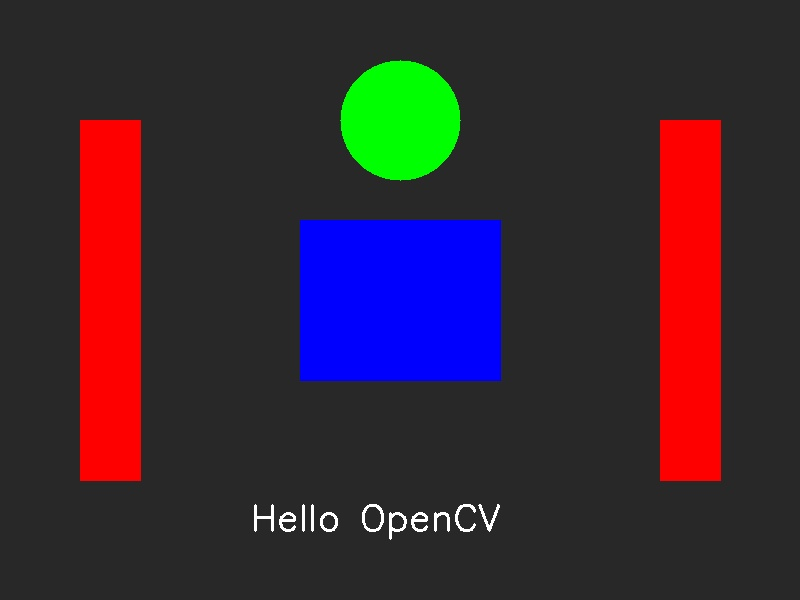
//> input picture lecture2/part_3/assets/demo.jpg, 800 x 600 px
$ ./homework   (built with g++ and OpenCV 4)
//> lines starting //> are read from the running program, lines starting //| are printed output that depends on the picture; after the words box and inside, x2 and y2 are one past the last pixel; in counts of white or black regions, pixels touching at a corner belong together
#include <iostream>
#include <opencv2/opencv.hpp>
int main()
{
    cv::Mat img=cv::imread("../assets/demo.jpg");
//> img is the input picture: 600 rows x 800 cols, CV_8UC3; mean B, G, R 50.6, 39.5, 56.8
    if(img.empty())
    {
        std::cout<<"读取图片失败！检查路径"<<std::endl;
        return -1;
    }
    cv::Mat gray_img;
    cv::cvtColor(img,gray_img,cv::COLOR_BGR2GRAY);
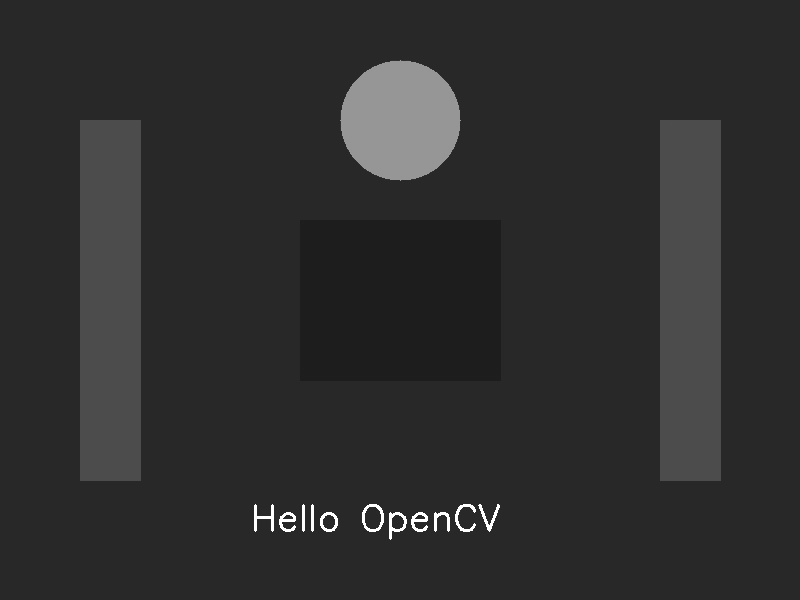
//> gray_img: 600 rows x 800 cols, CV_8UC1; min 27, max 255, mean 45.9
    cv::imwrite("gray.jpg",gray_img);
    std::cout<<"灰度图已保存 gray.jpg"<<std::endl;
    cv::circle(gray_img,cv::Point(400,300),60,cv::Scalar(255),3);
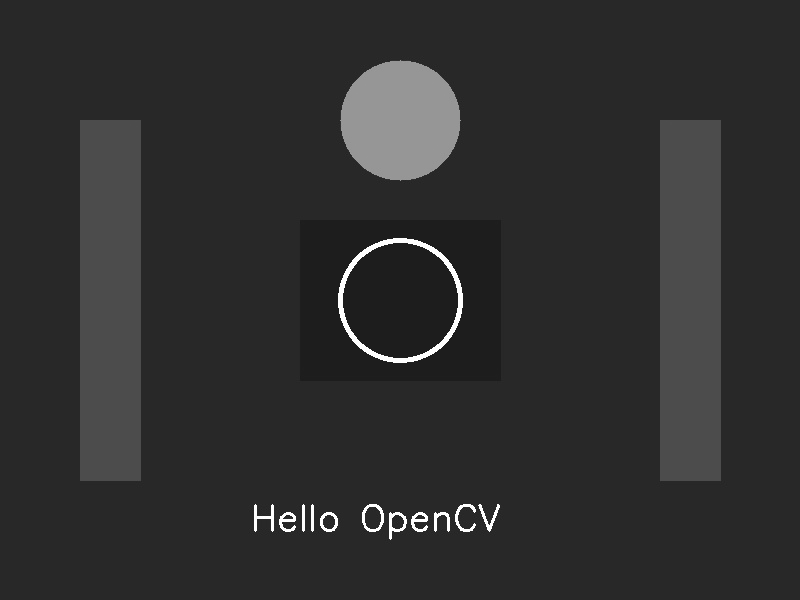
//> gray_img: 600 rows x 800 cols, CV_8UC1; 0.39% of pixels changed, all inside (x1, y1, x2, y2) = (338, 238, 463, 363)
    cv::imshow("homework gray",gray_img);
    std::cout<<"按任意键关闭窗口..."<<std::endl;
    cv::waitKey(0);
    return 0;
}
